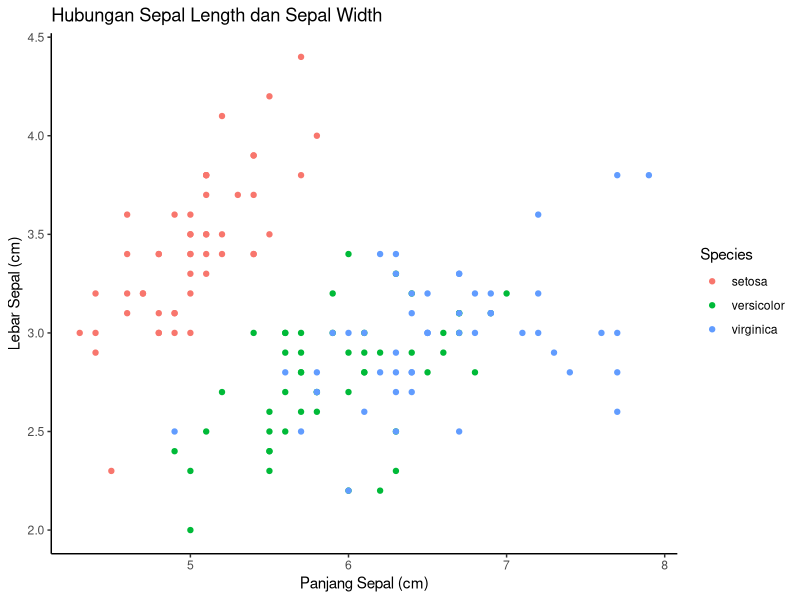

Source code (R):
## ---- chunk 1
library(ggplot2)

df <- iris

ggplot(data = df, aes(x = Sepal.Length, 
                      y = Sepal.Width, 
                      color = Species)) +
  geom_point() +
  theme_classic() +
  labs(
    title = "Hubungan Sepal Length dan Sepal Width",
    x = "Panjang Sepal (cm)",
    y = "Lebar Sepal (cm)",
    color = "Species"
  )
## ---- chunk 2
lempar1 <- sample(c("H", "T"), size = 10, replace = TRUE)
print(lempar1)
## ---- chunk 3
lempar1 <- sample(c("H", "T"), size = 10, replace = TRUE)
print(lempar1)
l1 <- prop.table(table(lempar1)) * 100
print(l1)
## ---- chunk 4
set.seed(12)
lempar1 <- sample(c("H", "T"), size = 10, replace = TRUE)
print(lempar1)
## ---- chunk 5
set.seed(12)
lempar1 <- sample(c("H", "T"), size = 10, replace = TRUE)
print(lempar1)
## ---- chunk 6
set.seed(12)
lempar1 <- sample(c("H", "T"), size = 10, replace = TRUE)
print(lempar1)
l1.2 <- table(lempar1)
print(l1.2)
